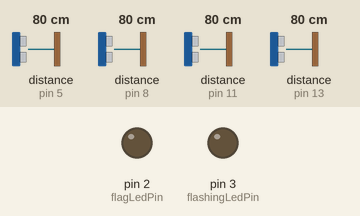
This sketch was run on a simulated Arduino Uno, built with avr-gcc and run on an emulated ATmega328P. Parts: output pins drawn as LEDs (lit = HIGH). Wiring (inferred from the names in the program): 4 × ultrasonic range finder: trigger pin 4, echo pin 5 / trigger pin 7, echo pin 8 / trigger pin 10, echo pin 11 / trigger pin 12, echo pin 13. Dashed ring = blinking. The inputs (shaded band) are chosen by the test bench; at power-on: distance to the obstacle (sensors on pin 5, pin 11, pin 8, pin 13) 80 cm. The echo pulse lasts 58.3 µs per cm; pins used as bus, display or sensor lines are not drawn; what the sketch prints to the serial monitor is not drawn.

Above: at 1.2 s.
1.3 s: distance to the obstacle (sensor on pin 5) set to 2 cm
At 1.64 s:
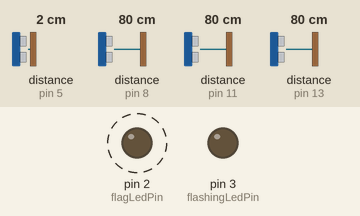
4.3 s: distance to the obstacle (sensor on pin 11) set to 2 cm
7.3 s: distance to the obstacle (sensor on pin 8) set to 2 cm
10.3 s: distance to the obstacle (sensor on pin 13) set to 4 cm
13.3 s: distance to the obstacle (sensor on pin 5) set to 4 cm
16.3 s: distance to the obstacle (sensor on pin 8) set to 4 cm
Timing chart, 0 to 20.3 s (numbered marks = the images above; inputs shaded):
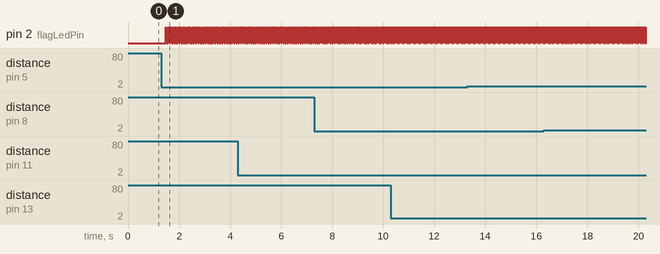

Measured:
- after the input at 1.3 s, pin 2 (flagLedPin): alternates HIGH for 0.05 s and LOW for 0.04 s, starting after 0.18 s

The sketch:

cameraControl.ino
```cpp
//_________________________Variable Declaration:_________________________
const int trigLLPin = 4;    // Trigger pin of Left Left Ultrasonic Ranging Module HC-SR04.
const int echoLLPin = 5;    // Echo pin of Left Left Ultrasonic Ranging Module HC-SR04.
const int trigLRPin = 7;    // Trigger pin of Left Right Ultrasonic Ranging Module HC-SR04.
const int echoLRPin = 8;    // Echo pin of Left Right Ultrasonic Ranging Module HC-SR04.

const int trigRLPin = 10;   // Trigger pin of Right Left Ultrasonic Ranging Module HC-SR04.
const int echoRLPin = 11;   // Echo pin of Right Left Ultrasonic Ranging Module HC-SR04.
const int trigRRPin = 12;   // Trigger pin of Right Right Ultrasonic Ranging Module HC-SR04.
const int echoRRPin = 13;   // Echo pin of Right Right Ultrasonic Ranging Module HC-SR04.

const int flagLedPin = 2;
const int flashingLedPin = 3;

int distLLInt;              // Integer value of float distanceLL.
int distLRInt;              // Integer value of float distanceLR.
int distRLInt;              // Integer value of float distanceRL.
int distRRInt;              // Integer value of float distanceRR.

int avgDistL = 0;           // Average distance value from the Left Sensors. ==0 means there were not any distances from Left sensors in this timestep, so could not calculate average distance.
int avgDistR = 0;           // Average distance value from the Right Sensors. ==0 means there were not any distances from Right sensors in this timestep, so could not calculate average distance.

int sensorSwitch = 0;       // 0== Switch Left Sensors ON, 1== Switch Right Sensors ON.

int totalAvgDistance = 0;   // Value sent to Unity. Takes a value between [-32, +32]. ==0 When something's just in the middle between Left and Right sensors, ==-32 or ==32 when on the left or right end.


//_________________________SETUP():_________________________
void setup() {
  Serial.begin(9600);
  pinMode(trigLLPin, OUTPUT);
  pinMode(echoLLPin, INPUT);
  pinMode(trigLRPin, OUTPUT);
  pinMode(echoLRPin, INPUT);
  pinMode(trigRLPin, OUTPUT);
  pinMode(echoRLPin, INPUT);
  pinMode(trigRRPin, OUTPUT);
  pinMode(echoRRPin, INPUT);

  pinMode(flagLedPin, OUTPUT);
  pinMode(flashingLedPin, OUTPUT);
}

//_________________________LOOP():_________________________
void loop() {
  // Calculating distances:
  if(sensorSwitch == 0){                                        // When sensorSwitch == 0, LEFT SENSORS emit and receive signal.
    distLLInt = distCalc(trigLLPin, echoLLPin, flashingLedPin); // Calling distCalc() for Left Left sensor.
    distLRInt = distCalc(trigLRPin, echoLRPin, flashingLedPin); // Calling distCalc() for Left Right sensor.
    sensorSwitch = 1;                                           // In the next loop, switch Right sensors On.
  }
  else{                                                         // When sensorSwitch == 0, RIGHT SENSORS emit and receive signal.
    distRLInt = distCalc(trigRLPin, echoRLPin, flashingLedPin); // Calling distCalc() for Right Left sensor.
    distRRInt = distCalc(trigRRPin, echoRRPin, flashingLedPin); // Calling distCalc() for Right Right sensor.
    sensorSwitch = 0;                                           // In the next loop, switch Left sensors On.
  }

  // Calculating average distances for left and right breadboard.
  avgDistL = avgDistCalc(distLLInt, distLRInt);                 // Calling avgDistCalc() to calcualte the average distance for the Left sensors.
  avgDistR = avgDistCalc(distRLInt, distRRInt);                 // Calling avgDistCalc() to calcualte the average distance for the Right sensors.

  // Calculating total average distance and sending it to Unity.
  totalAvgDistance = totalAvgDistCalc(avgDistL, avgDistR);      // Calling totalAvgDistCalc() to calculate the total average distance from all four sensors.

  /*// Printing all the distances while debugging.
  Serial.print("LL: ");
  Serial.print(distLLInt);
  Serial.print("  LR: ");
  Serial.print(distLRInt);
  Serial.print(" RL: ");
  Serial.print(distRLInt);
  Serial.print("  RR: ");
  Serial.print(distRRInt);

  Serial.print("\nLEFT: ");
  Serial.print(avgDistL);
  Serial.print("  RIGHT: ");
  Serial.print(avgDistR);

  Serial.print("\nTotal Avg Distance: ");
  Serial.print(totalAvgDistance);
  Serial.print("\n\n");
  */

  Serial.write(totalAvgDistance); // Send totalAvgDistance to Unity.
  Serial.flush();                 // Wait for the data to be sent successfully to Unity.
  delay(50);                      // Delay between each time that either left or right sensor are "enabled".

  digitalWrite(flagLedPin, LOW);
}


//_________________________FUNCTIONS:_________________________
int distCalc(int trigPin, int echoPin, int flashingLedPin){ // Gets the sensor's trigger and echo pin and flashingLed's pin, calculates and returns a distance.
  float duration;                                           // Time duration between emiting and receiving signal from the sensor.
  float distance;                                           // Distance calulated based on duration.
  int distInt;                                              // Integer value of float distance.
  int i;
  int sumDistance=0;                                        // Sum of all distance values between acceptable boundaries (used for calculating mean distance value).
  int distanceCount=0;                                      // Counter of distance values between acceptable boundaries (used for calculating mean distance value).
  float meanDistance=0;                                     // Mean value of all acceptable calculated distance values.
  int meanDistInt=0;                                        // Integer value of the mean value of all acceptable calculated distance values.

  for(i=0; i<10; i++){                                      // Repetition of the distance calculation procedure to increase accuracy and decrease sensor errors.
    digitalWrite(trigPin, LOW);                             // Switching trigPin to LOW.
    delayMicroseconds(2);                                   // Delay, to let sensor switch trigPin to LOW.
    digitalWrite(flashingLedPin, HIGH);                     // Switching flashingLED ON during the signal emission.
    digitalWrite(trigPin, HIGH);                            // Start signal emission.
    delayMicroseconds(10);                                  // Delay, to let the sensor emit signal.
    digitalWrite(trigPin, LOW);                             // Stop signal emission.
    digitalWrite(flashingLedPin, LOW);                      // Switching flashingLED OFF after the signal emission.

                                                            // Receiving signal and saving its duration in microseconds.
    duration = pulseIn(echoPin, HIGH, 2500);                // The third statement is timeout: the number of microseconds to wait for the pulse to start; default is 1 second == 1000000μs.
                                                            // I used 2500μs to resolve the issue of random huge distances calculated by the sensors. 2500μs is enough to measure distances up to 30-35cm.

    //Serial.print("  Duration: ");
    //Serial.print(duration);
    //Serial.print("      ");

    distance = duration/58.2;                               // Calculating distance in centimeters, based on the speed of sound.
    distInt = round(distance);                              // Converting float distance value to integer.

    //Serial.print("  Distance: ");
    //Serial.print(distInt);
    //Serial.print("\n");

    if(distInt >=2 && distInt<=32){                         // If the last calculated distance value is between the acceptable boundaries...
      sumDistance += distInt;                               //... Add the value to the sum.
      distanceCount ++;                                     //... And increase the counter.
    }
  }

  if(distanceCount>0){                                      // If acceptable distance values exist...
    meanDistance = sumDistance/distanceCount;               //... Calculate mean distance value from all acceptable distance values.
    meanDistInt = round(meanDistance);                      //... Convert float mean distance value to integer.
    return meanDistInt;                                     //... Return the calculated mean distance.
  }
  else{                                                     // Else, if no acceptable distance values were calculated...
    return 0;                                               //... Return 0 (default distance value).
  }
}

/*int avgDistCalc(int distLInt, int distRInt){  // Gets two distance values and calculates and returns their average value.
  int avgDist = 0;                              // Default value. Switch to this after debugging.
  //int avgDist = -1;                           // For debugging reasons. It is converted to 0 before calculating totalAvgDistance.

  if(distLInt <= 30 || distRInt <= 30){         // If at least one of the Sensors of the Breadboard detects something...
    digitalWrite(flagLedPin, HIGH);
    if(distLInt <= 30 && distRInt <= 30){       // If both Sensors detect something at the same time...
      avgDist = (distLInt + distRInt)/2;        //... avgDist = average value of the two distances.
    }
    else if(distLInt <= 30){                    // Else, if only L Sensor detects something...
      avgDist = distLInt;                       //... avgDist = distance calculated by L sensor.
    }
    else if(distRInt <= 30){                    //  Else, if only R Sensor detects something...
      avgDist = distRInt;                       //... avgDist = distance calculated by R sensor.
    }
  }
  return avgDist;                               // Return the calculated average distance.
}*/

int avgDistCalc(int distLInt, int distRInt){                                          // Gets two distance values and calculates and returns their average value.
  int avgDist = 0;                                                                    // Default value. Switch to this after debugging.
  //int avgDist = -1;                                                                 // For debugging reasons. It is converted to 0 before calculating totalAvgDistance.

  if(((distLInt >=2) && (distLInt <= 32)) || ((distRInt >=2) && (distRInt <= 32))){   // If at least one of the Sensors of the Breadboard detects something...
    digitalWrite(flagLedPin, HIGH);
    if(((distLInt >=2) && (distLInt <= 32)) && ((distRInt >=2) && (distRInt <= 32))){ // If both Sensors detect something at the same time...
      avgDist = (distLInt + distRInt)/2;                                              //... avgDist = average value of the two distances.
    }
    else if((distLInt >=2)&&(distLInt <= 32)){                                        // Else, if only L Sensor detects something...
      avgDist = distLInt;                                                             //... avgDist = distance calculated by L sensor.
    }
    else if((distRInt >=2)&&(distRInt <= 32)){                                        // Else, if only R Sensor detects something...
      avgDist = distRInt;                                                             //... avgDist = distance calculated by R sensor.
    }
  }
  return avgDist;                                                                     // Return the calculated average distance.
}

int totalAvgDistCalc(int avgDistL, int avgDistR){ // Gets the left and right average distances and calculates and returns the position of what is beeing detected by the sensors.
  int totalAvgDistance = 0;

  //if(avgDistL == -1){ //For debugging reasons. Remove it afterwards.
  //  avgDistL = 0;
  //}
  //if(avgDistR == -1){ //For debugging reasons. Remove it afterwards.
  //  avgDistR = 0;
  //}

  totalAvgDistance = avgDistL - avgDistR;         // Position is equal to avgL - avgR. It takes values between in [-32,32]
  totalAvgDistance += 32;                         // I want it to take values in [0,64] because negative values can not be sent to Unity.
  return totalAvgDistance;                        // Return the calculated total average distance from the middle of the two breadboards.
}
```
